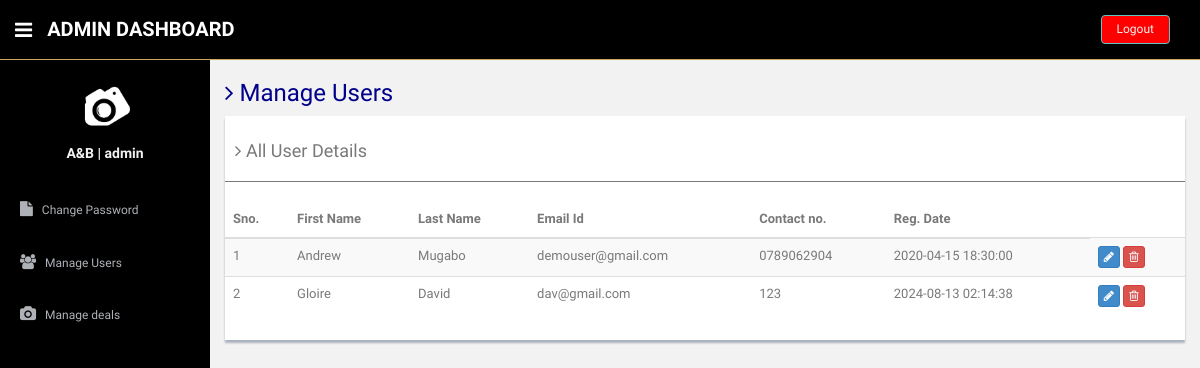
Page /loginsystem/admin/manage-users.php (signed in) on the committed database.
### tables this page shows
CREATE TABLE `users` (
  `id` int NOT NULL,
  `fname` varchar(255) DEFAULT NULL,
  `lname` varchar(255) DEFAULT NULL,
  `email` varchar(255) DEFAULT NULL,
  `password` varchar(300) DEFAULT NULL,
  `contactno` varchar(11) DEFAULT NULL,
  `posting_date` timestamp NOT NULL DEFAULT CURRENT_TIMESTAMP
);

### loginsystem/admin/manage-users.php (the view, shortened to what this page needs)
<?php
include'dbconnection.php';
if (strlen($_SESSION['id']==0)) {
  header('location:logout.php');
  } else{
?>
<?php
include("include/head.php");
include("include/aside.php");
?>
      <section id="main-content">
          <section class="wrapper">
          	<h3 style="color: darkblue;"><i class="fa fa-angle-right"></i> Manage Users</h3>
				<div class="row">
                  <div class="col-md-12">
                      <div class="content-panel">
                          <table class="table table-striped table-advance table-hover">
	                  	  	  <h4><i class="fa fa-angle-right"></i> All User Details </h4>
	                  	  	  <hr>
                              <thead>
                              <tr>
                                  <th>Sno.</th>
                                  <th class="hidden-phone">First Name</th>
                                  <th> Last Name</th>
                                  <th> Email Id</th>
                                  <th>Contact no.</th>
                                  <th>Reg. Date</th>
                              </tr>
                              </thead>
                              <tbody>
                              <?php $ret=mysqli_query($con,"select * from users");
							  $cnt=1;
							  while($row=mysqli_fetch_array($ret))
							  {?>
                              <tr>
                              <td><?php echo $cnt;?></td>
                                  <td><?php echo $row['fname'];?></td>
                                  <td><?php echo $row['lname'];?></td>
                                  <td><?php echo $row['email'];?></td>
                                  <td><?php echo $row['contactno'];?></td>  <td><?php echo $row['posting_date'];?></td>
                                  <td>
                                     <a href="update-profile.php?uid=<?php echo $row['id'];?>">
                                     <button class="btn btn-primary btn-xs"><i class="fa fa-pencil"></i></button></a>
                                     <a href="manage-users.php?id=<?php echo $row['id'];?>">
                                     <button class="btn btn-danger btn-xs" onClick="return confirm('Do you really want to delete');"><i class="fa fa-trash-o "></i></button></a>
                                  </td>
                              </tr>
                              <?php $cnt=$cnt+1; }?>
                              </tbody>
                          </table>
                      </div>
                  </div>
              </div>
		</section>
      </section
  ></section>
  </body>
</html>
<?php } ?>

### loginsystem/admin/include/head.php (shortened to what this page needs)
<!DOCTYPE html>
<html lang="en">
  <head>
    <link href="assets/css/bootstrap.css" rel="stylesheet">
    <link href="assets/font-awesome/css/font-awesome.css" rel="stylesheet" />
    <link href="assets/css/style.css" rel="stylesheet">
    <link href="assets/css/style-responsive.css" rel="stylesheet">
  </head>
  <body>
  <section id="container" >
      <header class="header black-bg" style="background-color: black; color:white;">
              <div class="sidebar-toggle-box">
                  <div class="fa fa-bars tooltips" data-placement="right" data-original-title="Toggle Navigation"></div>
              </div>
            <a href="#" class="logo"><b>Admin Dashboard</b></a>
            <div class="top-menu">
            	<ul class="nav pull-right top-menu">
                    <li><a class="logout" href="logout.php" style="background-color: red">Logout</a></li>
            	</ul>
            </div>
        </header>

### loginsystem/admin/include/aside.php
<aside style="background-color:black; color:white;">
          <div id="sidebar"  class="nav-collapse " style="background-color:black; color:white;">
              <ul class="sidebar-menu" id="nav-accordion" style="background-color:black; color:white;">
              	  <p class="centered"><a href="#"><img src="../../assets/img/logo.png" class="img-circle" width="60"></a></p>
              	  <h5 class="centered"><span>A&B | </span><?php echo $_SESSION['login'];?></h5>
                  <li class="mt">
                      <a href="change-password.php">
                          <i class="fa fa-file"></i>
                          <span>Change Password</span>
                      </a>
                  </li>
                  <li class="sub-menu">
                      <a href="manage-users.php" >
                          <i class="fa fa-users"></i>
                          <span >Manage Users</span>
                      </a>
                  </li>
                  <li class="sub-menu">
                      <a href="manage-deals.php" >
                          <i class="fa fa-camera"></i>
                          <span >Manage deals</span>
                      </a>
                  </li>
              </ul>
          </div>
      </aside>

### loginsystem/admin/assets/css/style.css (style rules this page uses)
body { color: #797979; background: #f2f2f2; font-family: 'Ruda', sans-serif; padding: 0px !important; margin: 0px !important; font-size:13px; }
ul li { list-style: none; }
a, a:hover, a:focus { text-decoration: none; outline: none; }
#container { width: 100%; height: 100%; }
hr { margin-top: 20px; margin-bottom: 20px; border: 0; border-top: 1px solid #797979; }
.centered { text-align: center; }
.mt { margin-top: 25px; }
ul.top-menu > li > .logout { color: #f2f2f2; font-size: 12px; border-radius: 4px; -webkit-border-radius: 4px; border: 1px solid #64c3c2 !important; padding: 5px 15px; margin-right: 15px; background: #68dff0; margin-top: 15px; }
#sidebar { width: 210px; height: 100%; position: fixed; background: #424a5d; }
#sidebar h5 { color: #f2f2f2; font-weight: 700; }
#sidebar ul li { position: relative; }
ul.sidebar-menu , ul.sidebar-menu li ul.sub { margin: -2px 0 0; padding: 0; }
ul.sidebar-menu { margin-top: 75px; }
ul.sidebar-menu li { margin-bottom: 5px; margin-left:10px; margin-right:10px; }
ul.sidebar-menu li.sub-menu { line-height: 15px; }
ul.sidebar-menu li a span { display: inline-block; }
ul.sidebar-menu li a { color: #aeb2b7; text-decoration: none; display: block; padding: 15px 0 15px 10px; font-size: 12px; outline: none; -webkit-transition: all 0.3s ease; -moz-transition: all 0.3s ease; -o-transition: all 0.3s ease; -ms-transition: all 0.3s ease; transition: all 0.3s ease; }
ul.sidebar-menu li a i { font-size: 15px; padding-right: 6px; }
#main-content { margin-left: 210px; }
.header, .footer { min-height: 60px; padding: 0 15px; }
.header { position: fixed; left: 0; right: 0; z-index: 1002; }
.black-bg { background: #ffd777; border-bottom: 1px solid #c9aa5f; }
.wrapper { display: inline-block; margin-top: 60px; padding-left: 15px; padding-right: 15px; padding-bottom: 15px; padding-top: 0px; width: 100%; }
a.logo { font-size: 20px; color: #ffffff; float: left; margin-top: 15px; text-transform: uppercase; }
a.logo b { font-weight: 900; }
#top_menu .nav > li, ul.top-menu > li { float: left; }
ul.top-menu > li > a { color: #666666; font-size: 16px; border-radius: 4px; -webkit-border-radius: 4px; border:1px solid #666666 !important; padding: 2px 6px; margin-right: 15px; }
.sidebar-toggle-box { float: left; padding-right: 15px; margin-top: 20px; }
.sidebar-toggle-box .fa-bars { cursor: pointer; display: inline-block; font-size: 20px; }
.content-panel { background: #ffffff; box-shadow: 0px 3px 2px #aab2bd; padding-top: 15px; padding-bottom: 5px; }
.content-panel h4 { margin-left: 10px; }

### rows in the picture
users: fname "Andrew", lname "Mugabo", email "demouser@gmail.com", contactno "0789062904", posting_date "2020-04-15 18:30:00"
users: fname "Gloire", lname "David", email "dav@gmail.com", contactno "123", posting_date "2024-08-13 02:14:38"

### other values in the picture
$_SESSION['login'] "admin"
